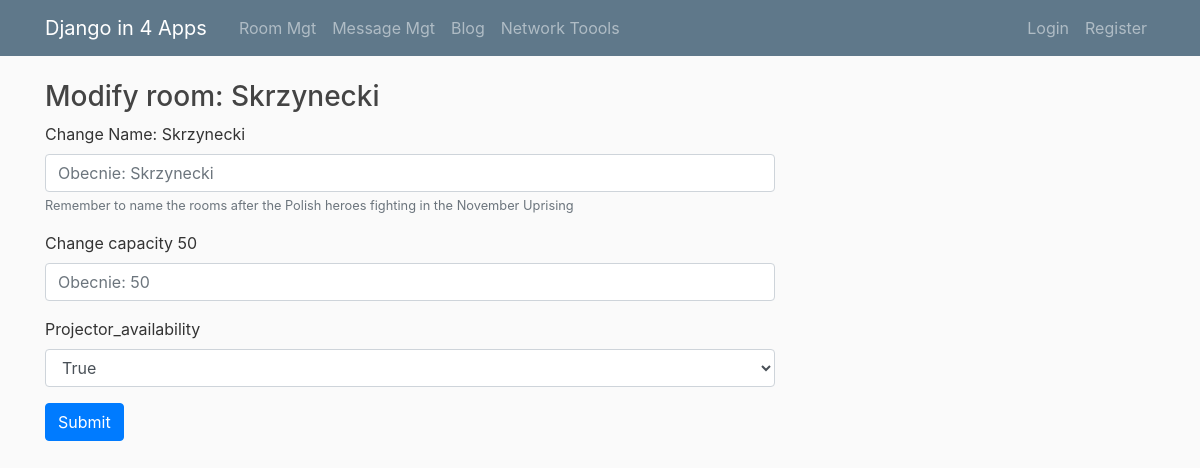
The app's page /roomsmgt/room/modify/3 with its own data.
### Workshop_RoomsMgt/models.py (models this page shows, shortened)
class Room(models.Model):
    name = models.CharField(
        verbose_name='Name',
        max_length=64
    )
    capacity = models.SmallIntegerField(
        verbose_name='Capacity'
    )
    projector_availability = models.BooleanField(
        verbose_name='Projector availability',
        default=True
    )

### Workshop_RoomsMgt/views.py (the view, shortened to what this page needs)
# urls.py: path('room/modify/<int:pk>', modify_room, name="modify"),
def modify_room(request, pk):
    N = ""
    C = 0
    pa = False
    if request.method == "GET":
        context = {
            'Room': Room.objects.get(pk=pk)
        }
        return render(request, 'Workshop_RoomsMgt/modify_room.html', context)

### Workshop_RoomsMgt/templates/Workshop_RoomsMgt/modify_room.html (shortened to what this page needs)
{% extends "Workshop_RoomsMgt/base.html" %}
{% load crispy_forms_tags %}
{% block content %}
<form method="POST" action="">
    <h3>Modify room: {{ Room.name}}</h3>
  <div class="form-group">
    <label>Change Name: {{ Room.name}} </label>
    <input type="Name" class="form-control" name="Name" aria-describedby="emailHelp" placeholder="Obecnie: {{ Room.name}}">
    <small id="emailHelp" class="form-text text-muted">Remember to name the rooms after the Polish heroes fighting in the November Uprising</small>
  </div>
  <div class="form-group">
    <label>Change capacity {{ Room.capacity}}</label>
    <input type="number" class="form-control" name="Capacity" placeholder="Obecnie: {{ Room.capacity}}">
  </div>
  <div class="form-group">
    <label>Projector_availability</label>
    <select class="form-control" name="projector_availability" placeholder="Obecnie: {{ Room.projector_availability }}">
        <option value="True">True</option>
    </select>
  </div>
  <button type="submit" class="btn btn-primary">Submit</button>
</form>
{% endblock %}

### Workshop_RoomsMgt/static/Workshop_RoomsMgt/main.css (style rules this page uses)
body { background: #fafafa; color: #333333; margin-top: 5rem; }
h1, h2, h3, h4, h5, h6 { color: #444444; }

### records on screen
Room: name "Skrzynecki", Name "Obecnie: Skrzynecki", capacity "50", Capacity "Obecnie: 50", projector_availability "True"
